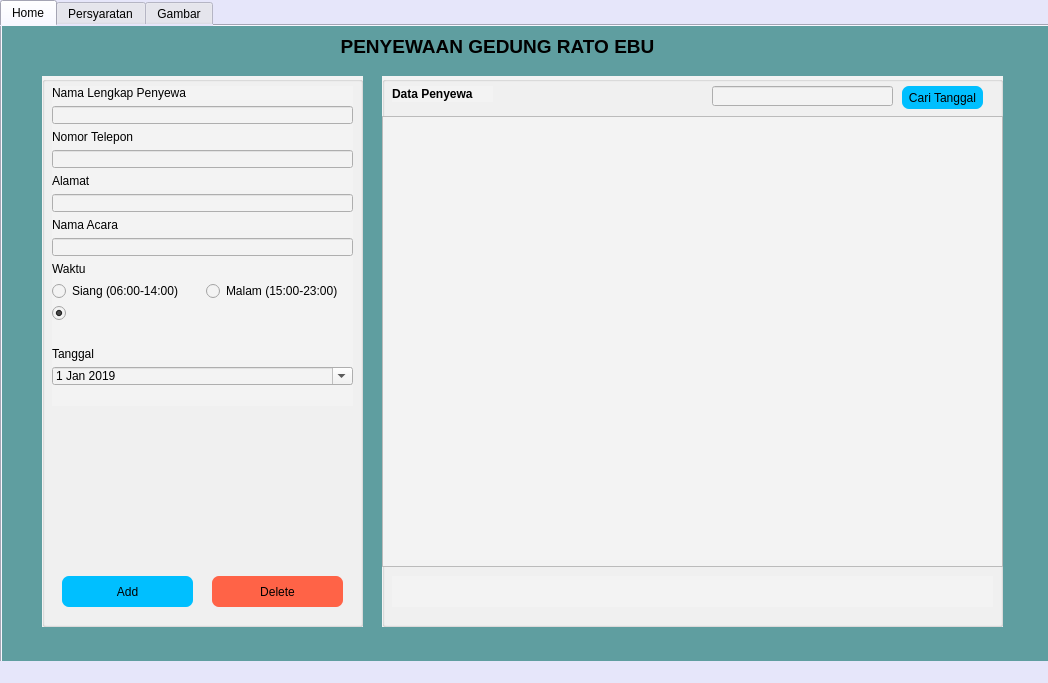
<?xml version="1.0" encoding="UTF-8"?>
<ui version="4.0">
 <class>MainWindow</class>
 <widget class="QMainWindow" name="MainWindow">
  <property name="enabled">
   <bool>true</bool>
  </property>
  <property name="geometry">
   <rect>
    <x>0</x>
    <y>0</y>
    <width>1048</width>
    <height>683</height>
   </rect>
  </property>
  <property name="windowTitle">
   <string>MainWindow</string>
  </property>
  <property name="styleSheet">
   <string notr="true">background-color:	#E6E6FA</string>
  </property>
  <widget class="QWidget" name="centralwidget">
   <widget class="QTabWidget" name="tabWidget">
    <property name="geometry">
     <rect>
      <x>0</x>
      <y>0</y>
      <width>1051</width>
      <height>721</height>
     </rect>
    </property>
    <property name="currentIndex">
     <number>0</number>
    </property>
    <widget class="QWidget" name="tab">
     <property name="styleSheet">
      <string notr="true">background-color:#5F9EA0</string>
     </property>
     <attribute name="title">
      <string>Home</string>
     </attribute>
     <widget class="QLabel" name="judul">
      <property name="geometry">
       <rect>
        <x>320</x>
        <y>10</y>
        <width>351</width>
        <height>21</height>
       </rect>
      </property>
      <property name="font">
       <font>
        <family>Arial</family>
        <pointsize>14</pointsize>
        <weight>75</weight>
        <bold>true</bold>
       </font>
      </property>
      <property name="text">
       <string>PENYEWAAN GEDUNG RATO EBU</string>
      </property>
      <property name="alignment">
       <set>Qt::AlignCenter</set>
      </property>
     </widget>
     <widget class="QGroupBox" name="groupBox">
      <property name="geometry">
       <rect>
        <x>380</x>
        <y>50</y>
        <width>621</width>
        <height>551</height>
       </rect>
      </property>
      <property name="styleSheet">
       <string notr="true">background-color:#f3f3f3;</string>
      </property>
      <property name="title">
       <string/>
      </property>
      <widget class="QLabel" name="label_data">
       <property name="geometry">
        <rect>
         <x>10</x>
         <y>10</y>
         <width>101</width>
         <height>16</height>
        </rect>
       </property>
       <property name="font">
        <font>
         <family>Arial</family>
         <pointsize>9</pointsize>
         <weight>75</weight>
         <bold>true</bold>
        </font>
       </property>
       <property name="text">
        <string>Data Penyewa</string>
       </property>
      </widget>
      <widget class="QTableView" name="tableView">
       <property name="geometry">
        <rect>
         <x>0</x>
         <y>40</y>
         <width>621</width>
         <height>451</height>
        </rect>
       </property>
      </widget>
      <widget class="QLabel" name="Ok">
       <property name="geometry">
        <rect>
         <x>10</x>
         <y>500</y>
         <width>601</width>
         <height>31</height>
        </rect>
       </property>
       <property name="text">
        <string/>
       </property>
       <property name="alignment">
        <set>Qt::AlignCenter</set>
       </property>
      </widget>
      <widget class="QLineEdit" name="tggl">
       <property name="geometry">
        <rect>
         <x>330</x>
         <y>10</y>
         <width>181</width>
         <height>20</height>
        </rect>
       </property>
      </widget>
      <widget class="QPushButton" name="pb_tggl">
       <property name="geometry">
        <rect>
         <x>520</x>
         <y>10</y>
         <width>81</width>
         <height>23</height>
        </rect>
       </property>
       <property name="styleSheet">
        <string notr="true">background-color:#00BFFF; border-radius:7px</string>
       </property>
       <property name="text">
        <string>Cari Tanggal</string>
       </property>
      </widget>
     </widget>
     <widget class="QGroupBox" name="groupBox_2">
      <property name="geometry">
       <rect>
        <x>40</x>
        <y>50</y>
        <width>321</width>
        <height>551</height>
       </rect>
      </property>
      <property name="styleSheet">
       <string notr="true">background-color:#f3f3f3</string>
      </property>
      <property name="title">
       <string/>
      </property>
      <widget class="QWidget" name="verticalLayoutWidget">
       <property name="geometry">
        <rect>
         <x>10</x>
         <y>10</y>
         <width>301</width>
         <height>320</height>
        </rect>
       </property>
       <layout class="QVBoxLayout" name="verticalLayout">
        <item>
         <widget class="QLabel" name="label_nama">
          <property name="text">
           <string>Nama Lengkap Penyewa</string>
          </property>
         </widget>
        </item>
        <item>
         <widget class="QLineEdit" name="nama"/>
        </item>
        <item>
         <widget class="QLabel" name="label_no">
          <property name="text">
           <string>Nomor Telepon</string>
          </property>
         </widget>
        </item>
        <item>
         <widget class="QLineEdit" name="notel"/>
        </item>
        <item>
         <widget class="QLabel" name="label_alamat">
          <property name="text">
           <string>Alamat</string>
          </property>
         </widget>
        </item>
        <item>
         <widget class="QLineEdit" name="alamat"/>
        </item>
        <item>
         <widget class="QLabel" name="label_acara">
          <property name="text">
           <string>Nama Acara</string>
          </property>
         </widget>
        </item>
        <item>
         <widget class="QLineEdit" name="acara"/>
        </item>
        <item>
         <widget class="QLabel" name="label_waktu">
          <property name="text">
           <string>Waktu</string>
          </property>
         </widget>
        </item>
        <item>
         <layout class="QHBoxLayout" name="horizontalLayout_3">
          <item>
           <widget class="QRadioButton" name="siang">
            <property name="text">
             <string>Siang (06:00-14:00)</string>
            </property>
           </widget>
          </item>
          <item>
           <widget class="QRadioButton" name="malam">
            <property name="text">
             <string>Malam (15:00-23:00)</string>
            </property>
           </widget>
          </item>
         </layout>
        </item>
        <item>
         <widget class="QRadioButton" name="ex">
          <property name="text">
           <string/>
          </property>
          <property name="checkable">
           <bool>true</bool>
          </property>
          <property name="checked">
           <bool>true</bool>
          </property>
          <property name="autoRepeat">
           <bool>false</bool>
          </property>
          <property name="autoExclusive">
           <bool>true</bool>
          </property>
         </widget>
        </item>
        <item>
         <widget class="QLabel" name="spasi2">
          <property name="text">
           <string/>
          </property>
         </widget>
        </item>
        <item>
         <widget class="QLabel" name="label_tgl">
          <property name="text">
           <string>Tanggal</string>
          </property>
         </widget>
        </item>
        <item>
         <widget class="QDateEdit" name="dateEdit">
          <property name="dateTime">
           <datetime>
            <hour>0</hour>
            <minute>0</minute>
            <second>0</second>
            <year>2019</year>
            <month>1</month>
            <day>1</day>
           </datetime>
          </property>
          <property name="calendarPopup">
           <bool>true</bool>
          </property>
          <property name="timeSpec">
           <enum>Qt::LocalTime</enum>
          </property>
          <property name="date">
           <date>
            <year>2019</year>
            <month>1</month>
            <day>1</day>
           </date>
          </property>
         </widget>
        </item>
        <item>
         <widget class="QLabel" name="spasi1">
          <property name="text">
           <string/>
          </property>
         </widget>
        </item>
       </layout>
      </widget>
      <widget class="QPushButton" name="add">
       <property name="geometry">
        <rect>
         <x>20</x>
         <y>500</y>
         <width>131</width>
         <height>31</height>
        </rect>
       </property>
       <property name="styleSheet">
        <string notr="true">background-color:#00BFFF; border-radius:7px</string>
       </property>
       <property name="text">
        <string>Add</string>
       </property>
      </widget>
      <widget class="QPushButton" name="dlt">
       <property name="geometry">
        <rect>
         <x>170</x>
         <y>500</y>
         <width>131</width>
         <height>31</height>
        </rect>
       </property>
       <property name="styleSheet">
        <string notr="true">background-color:#FF6347; border-radius:7px</string>
       </property>
       <property name="text">
        <string>Delete</string>
       </property>
      </widget>
     </widget>
    </widget>
    <widget class="QWidget" name="tab_2">
     <property name="styleSheet">
      <string notr="true">background-color:#5F9EA0</string>
     </property>
     <attribute name="title">
      <string>Persyaratan</string>
     </attribute>
     <widget class="QLabel" name="label">
      <property name="geometry">
       <rect>
        <x>430</x>
        <y>20</y>
        <width>141</width>
        <height>16</height>
       </rect>
      </property>
      <property name="font">
       <font>
        <family>Arial</family>
        <pointsize>14</pointsize>
        <weight>75</weight>
        <bold>true</bold>
       </font>
      </property>
      <property name="text">
       <string>PERSYARATAN</string>
      </property>
     </widget>
     <widget class="QTextBrowser" name="textBrowser">
      <property name="geometry">
       <rect>
        <x>50</x>
        <y>60</y>
        <width>931</width>
        <height>511</height>
       </rect>
      </property>
      <property name="styleSheet">
       <string notr="true">background-color:#f3f3f3; border-radius:5px</string>
      </property>
      <property name="html">
       <string>&lt;!DOCTYPE HTML PUBLIC &quot;-//W3C//DTD HTML 4.0//EN&quot; &quot;http://www.w3.org/TR/REC-html40/strict.dtd&quot;&gt;
&lt;html&gt;&lt;head&gt;&lt;meta name=&quot;qrichtext&quot; content=&quot;1&quot; /&gt;&lt;style type=&quot;text/css&quot;&gt;
p, li { white-space: pre-wrap; }
&lt;/style&gt;&lt;/head&gt;&lt;body style=&quot; font-family:'MS Shell Dlg 2'; font-size:8.25pt; font-weight:400; font-style:normal;&quot;&gt;
&lt;p align=&quot;justify&quot; style=&quot; margin-top:12px; margin-bottom:12px; margin-left:0px; margin-right:0px; -qt-block-indent:0; text-indent:0px;&quot;&gt;&lt;span style=&quot; font-family:'Times New Roman'; font-size:10pt;&quot;&gt;1.       Pemesanan dikenakan uang muka sewa yang ditetapkan sebesar 30% dari tarif sewa Aula/Ruang Meeting.&lt;/span&gt;&lt;span style=&quot; font-size:10pt;&quot;&gt; &lt;/span&gt;&lt;/p&gt;
&lt;p align=&quot;justify&quot; style=&quot; margin-top:12px; margin-bottom:12px; margin-left:0px; margin-right:0px; -qt-block-indent:0; text-indent:0px;&quot;&gt;&lt;span style=&quot; font-family:'Times New Roman'; font-size:10pt;&quot;&gt;2.       Pelunasan uang sewa secara keseluruhan paling lambat 7 hari sebelum hari pelaksanaan.&lt;/span&gt;&lt;span style=&quot; font-size:10pt;&quot;&gt; &lt;/span&gt;&lt;/p&gt;
&lt;p align=&quot;justify&quot; style=&quot; margin-top:12px; margin-bottom:12px; margin-left:0px; margin-right:0px; -qt-block-indent:0; text-indent:0px;&quot;&gt;&lt;span style=&quot; font-family:'Times New Roman'; font-size:10pt;&quot;&gt;3.       Apabila terjadi pembatalan dari pihak penyewa maka uang muka TIDAK dapat diminta kembali. Namun jika pembayaran sudah dilunasi seluruhnya atau terbayar sebagian, maka uang dikembalikan sebesar 50 % dari nilai uang yang telah dibayarkan (diluar uang muka)&lt;/span&gt;&lt;span style=&quot; font-size:10pt;&quot;&gt; &lt;/span&gt;&lt;/p&gt;
&lt;p align=&quot;justify&quot; style=&quot; margin-top:12px; margin-bottom:12px; margin-left:0px; margin-right:0px; -qt-block-indent:0; text-indent:0px;&quot;&gt;&lt;span style=&quot; font-family:'Times New Roman'; font-size:10pt;&quot;&gt;4.       Jika pembatalan reservasi dilakukan dengan mengganti pemesanan/reservasi dilain hari, maka dikenakan pinalti pembayaran 15% dari tarif sewa Aula/Ruang Meeting&lt;/span&gt;&lt;span style=&quot; font-size:10pt;&quot;&gt; &lt;/span&gt;&lt;/p&gt;
&lt;p align=&quot;justify&quot; style=&quot; margin-top:12px; margin-bottom:12px; margin-left:0px; margin-right:0px; -qt-block-indent:0; text-indent:0px;&quot;&gt;&lt;span style=&quot; font-family:'Times New Roman'; font-size:10pt;&quot;&gt;5.       Apabila pembatalan dari pihak pengelola maka penyewa berhak mendapat kompensasi 3 kali uang muka nilai uang muka (termasuk uang muka yang telah dibayarkan).&lt;/span&gt;&lt;span style=&quot; font-size:10pt;&quot;&gt; &lt;/span&gt;&lt;/p&gt;
&lt;p align=&quot;justify&quot; style=&quot; margin-top:12px; margin-bottom:12px; margin-left:0px; margin-right:0px; -qt-block-indent:0; text-indent:0px;&quot;&gt;&lt;span style=&quot; font-family:'Times New Roman'; font-size:10pt;&quot;&gt;6.       Pemakai gedung harus menggunakan jasa rekanan yang telah terdaftar pada pengelola, jika tidak maka akan dikenakan charge sebesar 10 %&lt;/span&gt;&lt;span style=&quot; font-size:10pt;&quot;&gt; &lt;/span&gt;&lt;/p&gt;
&lt;p align=&quot;justify&quot; style=&quot; margin-top:12px; margin-bottom:12px; margin-left:0px; margin-right:0px; -qt-block-indent:0; text-indent:0px;&quot;&gt;&lt;span style=&quot; font-family:'Times New Roman'; font-size:10pt;&quot;&gt;7.       Waktu penggunaan gedung serba guna Rato Ebhu&lt;/span&gt;&lt;span style=&quot; font-size:10pt;&quot;&gt; &lt;/span&gt;&lt;/p&gt;
&lt;p align=&quot;justify&quot; style=&quot; margin-top:12px; margin-bottom:12px; margin-left:0px; margin-right:0px; -qt-block-indent:0; text-indent:0px;&quot;&gt;&lt;span style=&quot; font-family:'Times New Roman'; font-size:10pt;&quot;&gt;8.       Siang : 06.00 s/d 14.00 WIB Malam,15.00 s/d 23.00 WIB.&lt;/span&gt;&lt;span style=&quot; font-size:10pt;&quot;&gt; &lt;/span&gt;&lt;/p&gt;
&lt;p align=&quot;justify&quot; style=&quot; margin-top:12px; margin-bottom:12px; margin-left:0px; margin-right:0px; -qt-block-indent:0; text-indent:0px;&quot;&gt;&lt;span style=&quot; font-family:'Times New Roman'; font-size:10pt;&quot;&gt;9.       Apabila penyewa melebihi waktu yang di tentukan, dikenakan biaya tambahan 10 % dari sewa ruangan dengan batas maksimal 1 jam&lt;/span&gt;&lt;span style=&quot; font-size:10pt;&quot;&gt; &lt;/span&gt;&lt;/p&gt;
&lt;p align=&quot;justify&quot; style=&quot; margin-top:12px; margin-bottom:12px; margin-left:0px; margin-right:0px; -qt-block-indent:0; text-indent:0px;&quot;&gt;&lt;span style=&quot; font-family:'Times New Roman'; font-size:10pt;&quot;&gt;10.   Penggunaan jasa foto studio / video shoting dan organ tunggal di kenakan charge listrik Rp. 250.000&lt;/span&gt;&lt;span style=&quot; font-size:10pt;&quot;&gt; &lt;/span&gt;&lt;/p&gt;
&lt;p align=&quot;justify&quot; style=&quot; margin-top:12px; margin-bottom:12px; margin-left:0px; margin-right:0px; -qt-block-indent:0; text-indent:0px;&quot;&gt;&lt;span style=&quot; font-family:'Times New Roman'; font-size:10pt;&quot;&gt;11.   Pada saat waktu adzan/sholat, seluruh kegiatan sound system diharuskan berhenti selama ± 15 menit&lt;/span&gt;&lt;span style=&quot; font-size:10pt;&quot;&gt; &lt;/span&gt;&lt;/p&gt;
&lt;p align=&quot;justify&quot; style=&quot; margin-top:12px; margin-bottom:12px; margin-left:0px; margin-right:0px; -qt-block-indent:0; text-indent:0px;&quot;&gt;&lt;span style=&quot; font-family:'Times New Roman'; font-size:10pt;&quot;&gt;12.   Pemakaian hiburan dan Organ Tunggal harus menggunakan sound system sendiri&lt;/span&gt;&lt;span style=&quot; font-size:10pt;&quot;&gt; &lt;/span&gt;&lt;/p&gt;
&lt;p align=&quot;justify&quot; style=&quot; margin-top:12px; margin-bottom:12px; margin-left:0px; margin-right:0px; -qt-block-indent:0; text-indent:0px;&quot;&gt;&lt;span style=&quot; font-family:'Times New Roman'; font-size:10pt;&quot;&gt;13.   Pemasangan media iklan, Reklame, Sponsor dalam bentuk Umbul-umbul, Spanduk, Poster, Banner dsb, sehingga menimbulkan beban pajak, maka menjadi tanggung jawab penuh pihak penyewa.&lt;/span&gt;&lt;span style=&quot; font-size:10pt;&quot;&gt; &lt;/span&gt;&lt;/p&gt;
&lt;p align=&quot;justify&quot; style=&quot; margin-top:12px; margin-bottom:12px; margin-left:0px; margin-right:0px; -qt-block-indent:0; text-indent:0px;&quot;&gt;&lt;span style=&quot; font-family:'Times New Roman'; font-size:10pt;&quot;&gt;14.   Pemasangan dekorasi tidak diperbolehkan memaku, menempelkan pada tembok/pintu Dll. Pengelola berhak meminta ganti rugi yang sesuai kepada penyewa yang mengotori/merusak gedung.&lt;/span&gt;&lt;span style=&quot; font-size:10pt;&quot;&gt; &lt;/span&gt;&lt;/p&gt;
&lt;p align=&quot;justify&quot; style=&quot; margin-top:12px; margin-bottom:12px; margin-left:0px; margin-right:0px; -qt-block-indent:0; text-indent:0px;&quot;&gt;&lt;span style=&quot; font-family:'Times New Roman'; font-size:10pt;&quot;&gt;15.   Dilarang membawa senjata tajam/api serta minuman keras ke dalam area gedung serba guna&lt;/span&gt;&lt;span style=&quot; font-size:10pt;&quot;&gt; &lt;/span&gt;&lt;/p&gt;
&lt;p align=&quot;justify&quot; style=&quot; margin-top:12px; margin-bottom:12px; margin-left:0px; margin-right:0px; -qt-block-indent:0; text-indent:0px;&quot;&gt;&lt;span style=&quot; font-family:'Times New Roman'; font-size:10pt;&quot;&gt;16.   Pengelola tidak bertanggung jawab atas segala kehilangan barang/kendaraan pengunjung selama kegiatan berlangsung.&lt;/span&gt;&lt;span style=&quot; font-size:10pt;&quot;&gt; &lt;/span&gt;&lt;/p&gt;&lt;/body&gt;&lt;/html&gt;</string>
      </property>
     </widget>
    </widget>
    <widget class="QWidget" name="tab_3">
     <property name="styleSheet">
      <string notr="true">background-color:#5F9EA0</string>
     </property>
     <attribute name="title">
      <string>Gambar</string>
     </attribute>
     <widget class="QLabel" name="label_2">
      <property name="geometry">
       <rect>
        <x>420</x>
        <y>20</y>
        <width>171</width>
        <height>16</height>
       </rect>
      </property>
      <property name="font">
       <font>
        <family>Arial</family>
        <pointsize>14</pointsize>
        <weight>75</weight>
        <bold>true</bold>
       </font>
      </property>
      <property name="text">
       <string>POTRET GEDUNG</string>
      </property>
     </widget>
     <widget class="QGroupBox" name="groupBox_7">
      <property name="geometry">
       <rect>
        <x>50</x>
        <y>60</y>
        <width>941</width>
        <height>491</height>
       </rect>
      </property>
      <property name="styleSheet">
       <string notr="true">background-color:#f3f3f3; border-radius : 5px</string>
      </property>
      <property name="title">
       <string/>
      </property>
      <widget class="QGroupBox" name="groupBox_3">
       <property name="geometry">
        <rect>
         <x>20</x>
         <y>0</y>
         <width>281</width>
         <height>211</height>
        </rect>
       </property>
       <property name="font">
        <font>
         <pointsize>9</pointsize>
         <weight>75</weight>
         <bold>true</bold>
        </font>
       </property>
       <property name="title">
        <string>Serambi Depan</string>
       </property>
       <widget class="QLabel" name="label_3">
        <property name="geometry">
         <rect>
          <x>0</x>
          <y>20</y>
          <width>281</width>
          <height>191</height>
         </rect>
        </property>
        <property name="text">
         <string/>
        </property>
        <property name="pixmap">
         <pixmap>Gambar/serambi depan.jpg</pixmap>
        </property>
        <property name="scaledContents">
         <bool>true</bool>
        </property>
       </widget>
      </widget>
      <widget class="QGroupBox" name="groupBox_4">
       <property name="geometry">
        <rect>
         <x>640</x>
         <y>240</y>
         <width>281</width>
         <height>211</height>
        </rect>
       </property>
       <property name="font">
        <font>
         <pointsize>9</pointsize>
         <weight>75</weight>
         <bold>true</bold>
        </font>
       </property>
       <property name="title">
        <string>Area Parkir</string>
       </property>
       <widget class="QLabel" name="label_4">
        <property name="geometry">
         <rect>
          <x>0</x>
          <y>20</y>
          <width>281</width>
          <height>191</height>
         </rect>
        </property>
        <property name="text">
         <string/>
        </property>
        <property name="pixmap">
         <pixmap>Gambar/area parkir.jpg</pixmap>
        </property>
        <property name="scaledContents">
         <bool>true</bool>
        </property>
       </widget>
      </widget>
      <widget class="QGroupBox" name="groupBox_9">
       <property name="geometry">
        <rect>
         <x>330</x>
         <y>0</y>
         <width>281</width>
         <height>211</height>
        </rect>
       </property>
       <property name="font">
        <font>
         <pointsize>9</pointsize>
         <weight>75</weight>
         <bold>true</bold>
        </font>
       </property>
       <property name="title">
        <string>Serambi Resepsionis</string>
       </property>
       <widget class="QLabel" name="label_8">
        <property name="geometry">
         <rect>
          <x>0</x>
          <y>20</y>
          <width>281</width>
          <height>191</height>
         </rect>
        </property>
        <property name="text">
         <string/>
        </property>
        <property name="pixmap">
         <pixmap>Gambar/serambi resepsionis.jpg</pixmap>
        </property>
        <property name="scaledContents">
         <bool>true</bool>
        </property>
       </widget>
      </widget>
      <widget class="QGroupBox" name="groupBox_8">
       <property name="geometry">
        <rect>
         <x>640</x>
         <y>0</y>
         <width>281</width>
         <height>211</height>
        </rect>
       </property>
       <property name="font">
        <font>
         <pointsize>9</pointsize>
         <weight>75</weight>
         <bold>true</bold>
        </font>
       </property>
       <property name="title">
        <string>Back Drop Aula</string>
       </property>
       <widget class="QLabel" name="label_7">
        <property name="geometry">
         <rect>
          <x>0</x>
          <y>20</y>
          <width>281</width>
          <height>191</height>
         </rect>
        </property>
        <property name="text">
         <string/>
        </property>
        <property name="pixmap">
         <pixmap>Gambar/back drop aula.jpg</pixmap>
        </property>
        <property name="scaledContents">
         <bool>true</bool>
        </property>
       </widget>
      </widget>
      <widget class="QGroupBox" name="groupBox_6">
       <property name="geometry">
        <rect>
         <x>20</x>
         <y>240</y>
         <width>281</width>
         <height>211</height>
        </rect>
       </property>
       <property name="font">
        <font>
         <pointsize>9</pointsize>
         <weight>75</weight>
         <bold>true</bold>
        </font>
       </property>
       <property name="title">
        <string>Plasa Gedung </string>
       </property>
       <widget class="QLabel" name="label_6">
        <property name="geometry">
         <rect>
          <x>0</x>
          <y>20</y>
          <width>281</width>
          <height>191</height>
         </rect>
        </property>
        <property name="text">
         <string/>
        </property>
        <property name="pixmap">
         <pixmap>Gambar/plasa 1.jpg</pixmap>
        </property>
        <property name="scaledContents">
         <bool>true</bool>
        </property>
       </widget>
      </widget>
      <widget class="QGroupBox" name="groupBox_5">
       <property name="geometry">
        <rect>
         <x>330</x>
         <y>240</y>
         <width>281</width>
         <height>211</height>
        </rect>
       </property>
       <property name="font">
        <font>
         <pointsize>9</pointsize>
         <weight>75</weight>
         <bold>true</bold>
        </font>
       </property>
       <property name="title">
        <string>Plasa Gedung</string>
       </property>
       <widget class="QLabel" name="label_5">
        <property name="geometry">
         <rect>
          <x>0</x>
          <y>20</y>
          <width>281</width>
          <height>191</height>
         </rect>
        </property>
        <property name="text">
         <string/>
        </property>
        <property name="pixmap">
         <pixmap>Gambar/plasa 2.jpg</pixmap>
        </property>
        <property name="scaledContents">
         <bool>true</bool>
        </property>
       </widget>
      </widget>
     </widget>
    </widget>
   </widget>
  </widget>
  <widget class="QMenuBar" name="menubar">
   <property name="geometry">
    <rect>
     <x>0</x>
     <y>0</y>
     <width>1048</width>
     <height>21</height>
    </rect>
   </property>
  </widget>
  <widget class="QStatusBar" name="statusbar"/>
 </widget>
 <resources/>
 <connections/>
</ui>
